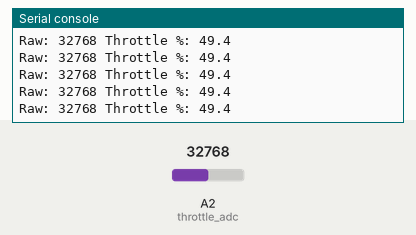
The program below on a simulated CircuitPython board. Shown: the last lines printed to the serial console. The test bench sets the inputs (shaded band); at power-on: A2 (throttle_adc) = 32768 (analog values on the 0–65535 scale).

Above: at 1.2 s.
1.3 s: A2 (throttle_adc) set to 45874
At 1.31 s:
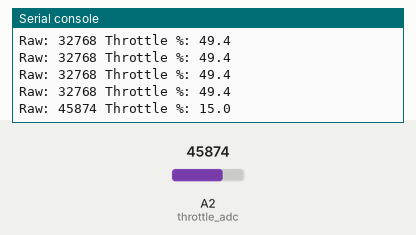
2.8 s: A2 (throttle_adc) set to 52255
At 2.82 s:
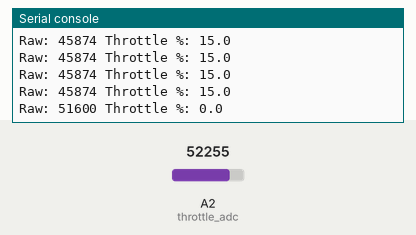
Timing chart, 0 to 5.8 s (numbered marks = the images above; inputs shaded):
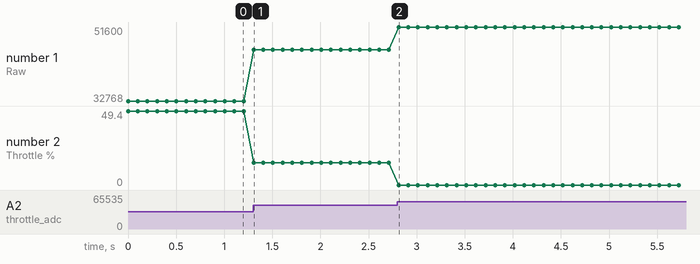

The program:

test_throttles.py
```python
import time
import board
import analogio

# ADC input on GP26 (A0)
throttle_adc = analogio.AnalogIn(board.A2)

# These are the approximate raw values you will get.
# You should measure and fine tune them on your setup.
RAW_MIN = 13500   # full press, about 0.68V
RAW_MAX = 51600   # released, about 2.60V

def read_throttle_percent():
    raw = throttle_adc.value

    # Clamp to expected range
    if raw < RAW_MIN:
        raw = RAW_MIN
    if raw > RAW_MAX:
        raw = RAW_MAX

    # Since released is higher voltage and pressed is lower,
    # invert so pressed = higher percent
    percent = (RAW_MAX - raw) / (RAW_MAX - RAW_MIN) * 100.0
    return raw, percent

while True:
    raw, percent = read_throttle_percent()
    print("Raw:", raw, "Throttle %:", round(percent, 1))
    time.sleep(0.1)
```

Measured:
- after the input at 1.3 s, the serial console: prints a new line at once (image 1)
- after the input at 2.8 s, the serial console: prints a new line at once (image 2)
- plotted number 1: 32768 → 45874 after the input at 1.3 s, 45874 → 51600 after the input at 2.8 s
- plotted number 2: 49.4 → 15 after the input at 1.3 s, 15 → 0 after the input at 2.8 s
